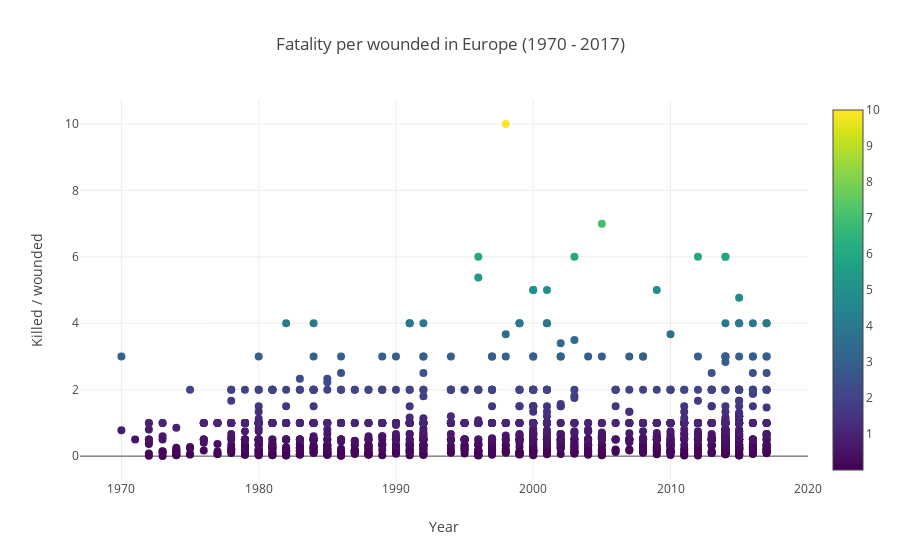

Notebook source saved alongside this figure:
### Markdown cell above
Looking closer, we find that 2014 is an exceptionally bad year, 
where the number of deaths caused by terrorist attacks rose by 
almost three folds from the last data peak in 1999. To see 
whether this spike in death rate signals a change in the 
severity level of these attacks, we calculated the total kill 
rate divided by the total wound rate per year in Europe from 
1970 to 2017, and from 2005 to 2017.

### Code cell
def wounded_year():
    data = get_data()
    j = data[data['region_txt'] == 'Western Europe']
    i = data[data['region_txt'] == 'Eastern Europe']
    e = pd.concat([i, j])
    e = e[e['nkill'] != 0]
    e = e[e['nwound'] != 0]
    trace = go.Scatter(
        x = e['iyear'],
        y = e['nkill'] / e['nwound'],
        mode = 'markers',
        marker=dict(
            size=8,
            color= e['nkill'] / e['nwound'],
            colorscale='Viridis',
            showscale = True
        )
    )

    layout= go.Layout(
        title= 'Fatality per wounded in Europe (1970 - 2017)',
        xaxis= dict(
            title= 'Year',
        ),
        yaxis=dict(
            title= 'Killed / wounded',
        ),
        showlegend= False
    )

    fig= go.Figure(data=[trace], layout=layout)
    iplot(fig)

wounded_year()

### Figure 1 — Plotly figure (JSON) as saved in the notebook; plotly's stock layout.template omitted (floating-point values rounded to 4 significant figures; data arrays with more than 128 entries replaced by an {"elided": "..."} marker saying what was removed)
{"data": [{"marker": {"color": {"elided": "1452 float values"}, "colorscale": "Viridis", "showscale": true, "size": 8}, "mode": "markers", "type": "scatter", "uid": "8031ee86-81de-4fc9-bebb-af52e2a3ac71", "x": {"elided": "1452 int values"}, "y": {"elided": "1452 float values"}}], "layout": {"showlegend": false, "title": {"text": "Fatality per wounded in Europe (1970 - 2017)"}, "xaxis": {"title": {"text": "Year"}}, "yaxis": {"title": {"text": "Killed / wounded"}}}}
